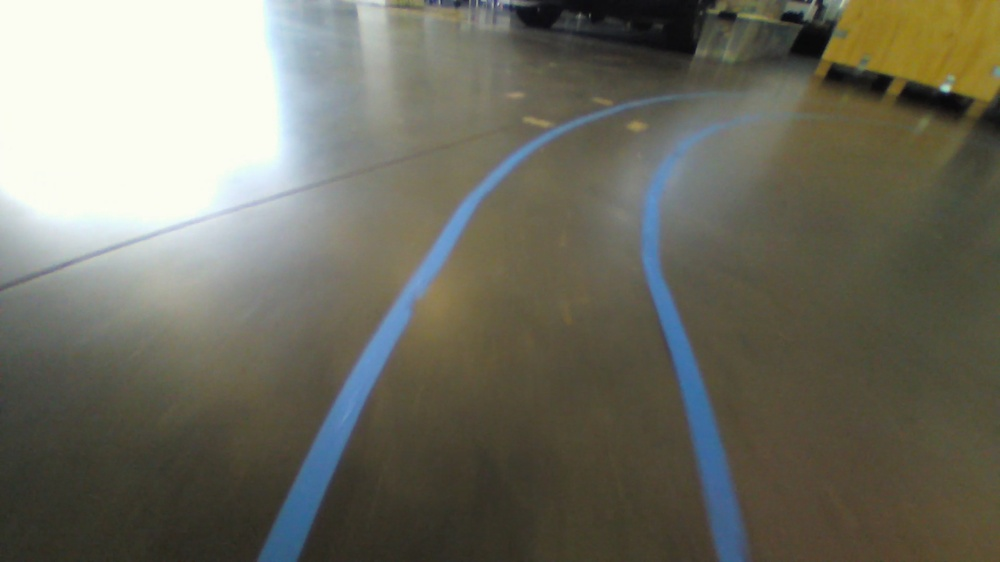
#> input picture AuE8240_Team8/test.jpg, 1000 x 562 px, shrunk from 1920 x 1080 before the run
$ jupyter execute --allow-errors perspective_transform_calibration.ipynb   (shell and % lines are left out)
#> lines starting #> are read from the running program, lines starting #| are printed output that depends on the picture
[cell 1]
import numpy as np
import cv2
import glob
import matplotlib.pyplot as plt
import pickle

#> (a cell that did not finish here is left out)

[cell 3]
img = cv2.imread('test.jpg')
#> img is the input picture: shape (562, 1000, 3); mean B, G, R 97.8, 110.5, 111.4
plt.imshow(img)

[cell 4]
index = 0
original = cv2.cvtColor(img,cv2.COLOR_BGR2RGB)
undist   =original  #cv2.undistort(original, mtx, dist, None, mtx)

xSize, ySize, _ = undist.shape
#> xSize = 562; ySize = 1000
copy = undist.copy()

print(xSize,ySize)
#| 562 1000

bottomY = int(xSize)
#> bottomY = 562
topY    = int(xSize/2)
#> topY = 281
a       = int(10)

left1 = (a, int(bottomY))
#> left1 = (10, 562)
left1_x, left1_y = left1
#> left1_x = 10; left1_y = 562

left2 = (int(ySize/2 - ySize/4), topY)
#> left2 = (250, 281)
left2_x, left2_y = left2
#> left2_x = 250; left2_y = 281

right1 = (int(ySize/2 + ySize/4), topY)
#> right1 = (750, 281)
right1_x, right1_y = right1
#> right1_x = 750

right2 = (ySize-a, bottomY)
right2_x, right2_y = right2

color = [255, 0, 0]
w = 5
cv2.line(copy, left1, left2, color, w)
cv2.line(copy, left2, right1, color, w)
cv2.line(copy, right1, right2, color, w)
cv2.line(copy, right2, left1, color, w)
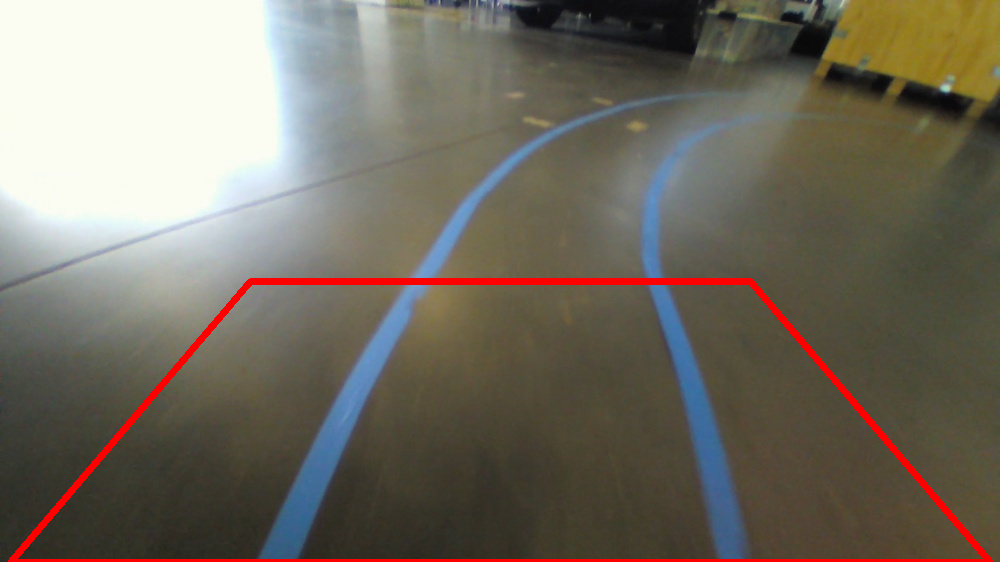
#> copy: shape (562, 1000, 3); mean R, G, B 114.8, 108.8, 96.3
fig, ax = plt.subplots(figsize=(8, 4))
ax.imshow(copy)

[cell 5]
gray = cv2.cvtColor(undist, cv2.COLOR_BGR2GRAY)
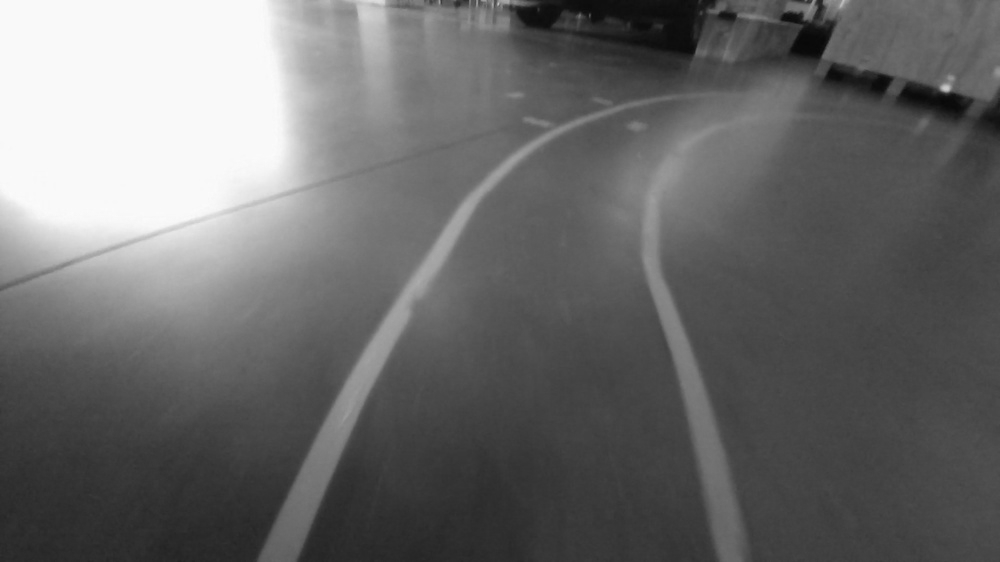
#> gray: shape (562, 1000); min 8, max 251, mean 106.8

src  = np.float32([
    [left2_x, left2_y],
    [right1_x, right1_y],
    [right2_x, right2_y],
    [left1_x, left1_y]
])

nX = gray.shape[1]
nY = gray.shape[0]

img_size = (nX, nY)

offset = 200
dst    = np.float32([
    [offset, 0],
    [img_size[0]-offset, 0],
    [img_size[0]-offset, img_size[1]],
    [offset, img_size[1]]
])
img_size = (gray.shape[1], gray.shape[0])
M        = cv2.getPerspectiveTransform(src, dst)
Minv     = cv2.getPerspectiveTransform(dst, src)
warped   = cv2.warpPerspective(undist, M, img_size)
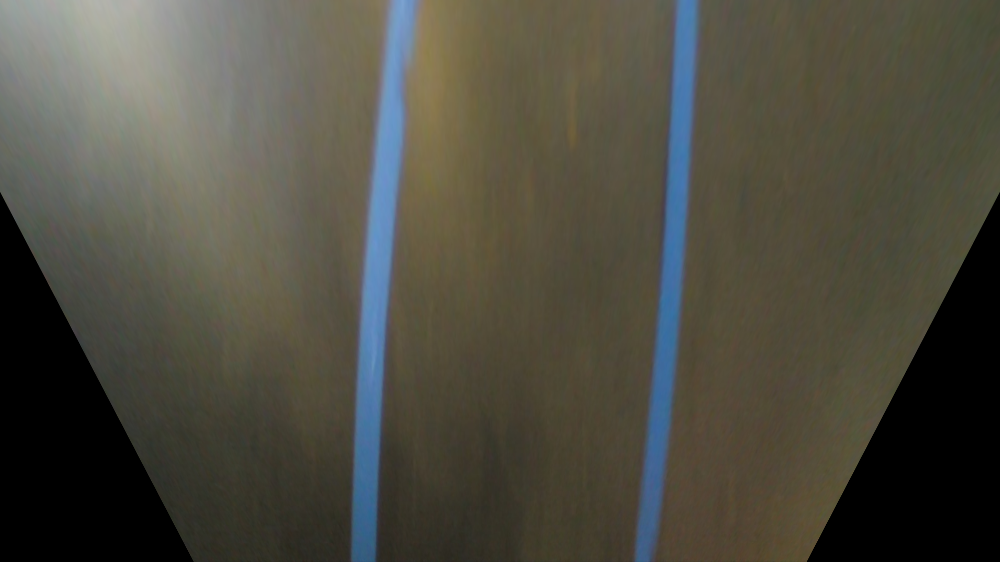
#> warped: shape (562, 1000, 3); mean R, G, B 78.1, 76.2, 65

plt.imshow(warped)
